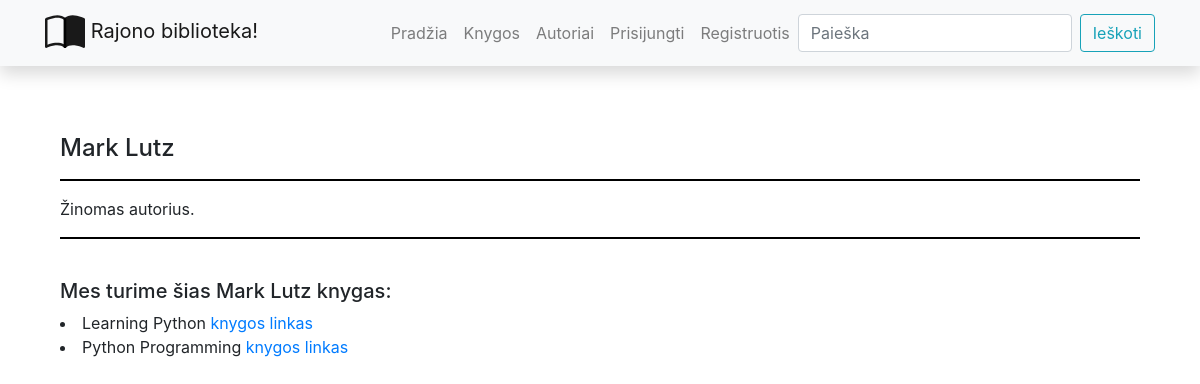
Screenshot of /library/authors/1 with the database file from the repository.
### library/models.py (models this page shows, shortened)
class Author(models.Model):
    first_name = models.CharField("Vardas", max_length=100)
    last_name = models.CharField("Pavarde", max_length=100)
    description = models.TextField("Aprašymas", max_length=2000, default="Žinomas autorius.")
    class Meta:
        ordering = ["last_name", "first_name"]
    def display_books(self):
        return ", ".join(book.title for book in self.books.all()[:3])
    display_books.short_description = "Knygos"

class Book(models.Model):
    title = models.CharField("Pavadinimas", max_length=200)
    author = models.ForeignKey("Author", on_delete=models.SET_NULL, null=True, related_name="books")
    summary = models.TextField("Aprasymas", max_length=1000, help_text="Trumpas knygos aprašymas")
    isbn = models.CharField("ISBN", max_length=13)
    genre = models.ManyToManyField(Genre, help_text="Išrinkite žanrą(us) šiai knygai")
    cover = models.ImageField("Viršelis", upload_to="covers/", null=True)
    def display_genre(self):
        return ", ".join(genre.name for genre in self.genre.all()[:3])
    display_genre.short_description = "Žanras"

### library/views.py (the view)
# urls.py: path("authors/<int:author_id>", views.author_func, name="author_link"),
def author_func(request, author_id):
    single_author = get_object_or_404(Author, pk=author_id)
    return render(request, "author.html", {"author_kint_key": single_author})

### library/templates/author.html
{% extends "base.html" %}
{% block content %}
    <div class="container author">
        <h4>{{ author_kint_key.first_name }} {{ author_kint_key.last_name }}</h4>
        <hr>
        <p>{{ author_kint_key.description }}</p>
        <hr>
        <br>
        <h5>Mes turime šias {{ author_kint_key.first_name }}
            {{ author_kint_key.last_name }} knygas:</h5>
        {% for i in author_kint_key.books.all %}
            <li>{{ i.title }} <a href="{% url 'book-detail' i.id %}">knygos linkas</a></li>
        {% endfor %}
    </div>
{% endblock %}

### library/static/css/styles.css (style rules this page uses)
hr { width: 100%; background-color: black; height: 1px; border-color : transparent; }
.author { margin-top: 20px; float: left; }

### rows the page displays
Author: first_name "Mark", last_name "Lutz", description "Žinomas autorius."
Book: title "Learning Python"
Book: title "Python Programming"
